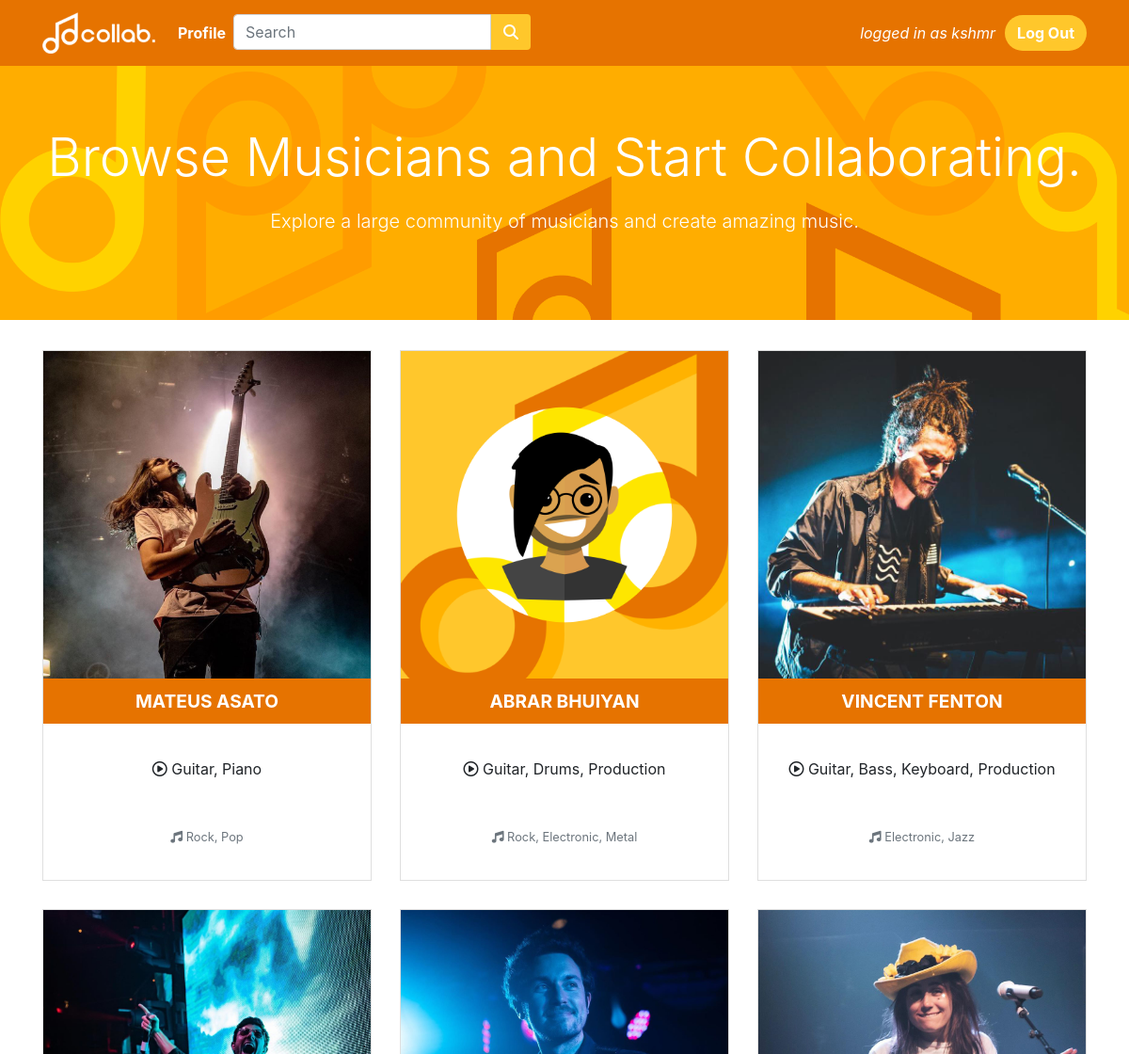
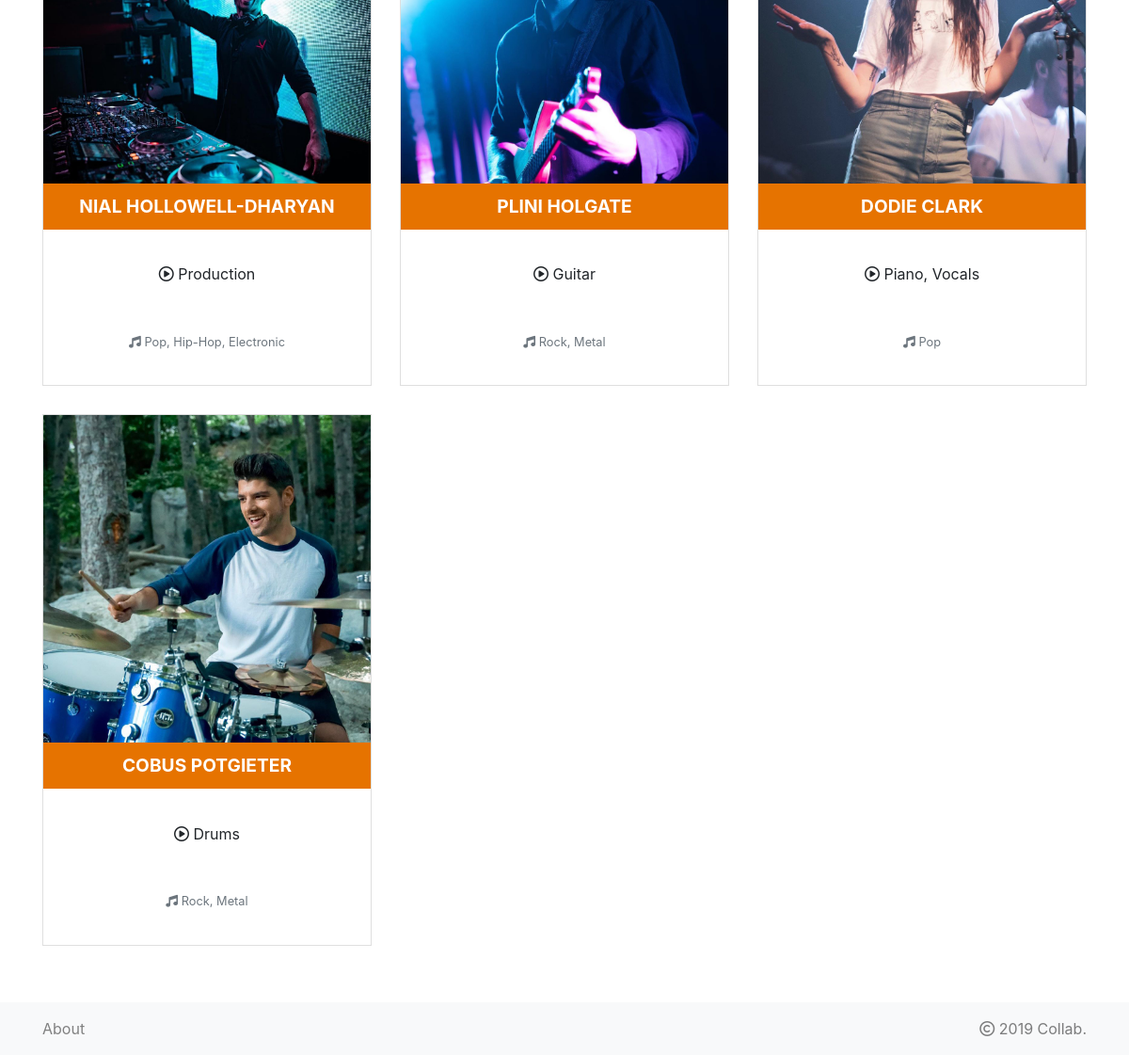
Screenshot of /home (signed in) with the database file from the repository (2 pictures, top to bottom).
### app.py (models this page shows, shortened)
class User(UserMixin, db.Model):
	id = db.Column(db.Integer, primary_key=True, autoincrement=True)
	username = db.Column(db.String, nullable=False)
	email = db.Column(db.String, nullable=False)
	password = db.Column(db.String, nullable=False)
	profile = db.relationship('Profile', backref='user', uselist=False)
	message = db.relationship('Message', backref='user')

class Profile(db.Model):
	id = db.Column(db.Integer, primary_key=True, autoincrement=True)
	first_name = db.Column(db.String, nullable=False)
	last_name = db.Column(db.String, nullable=False)
	dob = db.Column(db.String, nullable=False)
	picture = db.Column(db.String, nullable=False)
	instruments = db.Column(db.String, nullable=False)
	genre = db.Column(db.String, nullable=False)
	about = db.Column(db.String, nullable=False)
	user_id = db.Column(db.Integer, db.ForeignKey('user.id'))
	message = db.relationship('Message', backref='profile')

### app.py (the view)
@app.route('/home')
@login_required
def home():
	profiles = Profile.query.all()
	random.shuffle(profiles)
	return render_template('home.html', profiles=profiles)

### app.py (called while the page is built)
@login_manager.user_loader
def load_user(id):
    return User.query.get(int(id))

### templates/home.html (shortened to what this page needs)
{% include 'partials/header_login.html' %}
    <div class="jumbotron">
      <div class="container">
        <h1 class="display-4">Browse Musicians and Start Collaborating.</h1>
        <p class="lead">Explore a large community of musicians and create amazing music.</p>
      </div>
    </div>
    <div class="container main-browse">
      <div class="row" style="display: flex; flex-wrap: wrap;">
        {% for profile in profiles %}
        <div class="col-md-4 col-sm-6 text-center">
          <div class="card">
            <img src="{{ profile.picture }}" class="card-img-top" alt="...">
            <a href="/profile/{{ profile.id }}" class="cardButton">
                {{ profile.first_name }} {{ profile.last_name }}
            </a>
            <div class="card-body">
              <p class="card-text">
                <i class="far fa-play-circle"></i>
                {{ profile.instruments }}
              </p>
              <p class="card-text">
                <small class="text-muted">
                  <i class="fas fa-music"></i> {{ profile.genre }}
                </small>
              </p>
            </div>
          </div>
        </div>
        {% endfor %}
      </div>
    </div>
{% include 'partials/footer.html' %}

### templates/partials/header_login.html (shortened to what this page needs)
<!DOCTYPE html>
<html lang="en">
  <head>
    <link rel="stylesheet" href="https://stackpath.bootstrapcdn.com/bootstrap/4.1.3/css/bootstrap.min.css">
    <link rel="stylesheet" type="text/css" href="{{ url_for('static', filename='css/styles.css') }}">
  </head>
  <body>
    <nav class="navbar navbar-expand-md" id="mainNavbar">
      <div class="container">
        <a class="navbar-brand" href="{{ url_for('home') }}">
          <img src="{{ url_for('static', filename='images/navbar_logo.png') }}" alt="logo" id="#navBarLogo">
        </a>
        <div class="collapse navbar-collapse" id="navbarSupportedContent">
          <ul class="navbar-nav mr-auto">
            <li class="nav-item">
              <a class="nav-link" href="{{ url_for('profile', uid=current_user.profile.id) }}">Profile</a>
            </li>
            <li>
              <form class="form-inline" action="{{ url_for('results') }}" method="GET">
                <div class="form-group">
                  <div class="form-row">
                    <div class="col" id="searchBar">
                      <input type="seach" class="form-control" id="searchBox" placeholder="Search" name="q" required>
                    </div>
                    <div class="col" id="searchBarButton">
                      <button class="btn searchButton" type="submit"><i class="fas fa-search"></i></button>
                    </div>
                  </div>
              </form>
            </li>
          </ul>
          <span>
            logged in as {{ current_user.username }}
          </span>
          <a class="btn loginButton" href="{{ url_for('logout') }}" role="button">Log Out</a>
        </div>
      </div>
    </nav>

### static/css/styles.css (style rules this page uses)
#mainNavbar { background-color: #e67300; }
.navbar-brand img { max-width: 120px; }
.loginButton { background-color: #ffc72b; color: white; border-radius: 30px; font-weight: bold; }
body { background-color: white; }
html, body { max-width: 100%; overflow-x: hidden; }
.signUp h2, p { padding-top: 5%; text-align: center; padding-bottom: 5%; }
#mainNavbar ul a { color: white; font-weight: bold; }
#mainNavbar span { color: white; font-style: italic; margin-right: 10px; }
.main-browse { margin-bottom: 30px; }
.cardButton { font-size: 1.2rem; background-color: #e67300; padding-top: 10px; padding-bottom: 10px; color: white; text-transform: uppercase; font-weight: bold; transition: 0.2s; }
.card { margin-bottom: 30px; border-radius: 0px; }
.card img { border-radius: 0px; }
.jumbotron { text-align: center; background-image: url("../images/jumbotron.png");; background-repeat: no-repeat; background-size: cover; color: white; font-weight: bold; border-radius: 0px; }
.lead { padding-top: 10px; padding-bottom: 10px; }
.searchButton { background-color: #ffc72b; color: white; font-weight: bold; border-top-left-radius: 0; border-bottom-left-radius: 0; }
#searchBarButton { padding-left: 0; padding-right: 0; }
#searchBar { padding-right: 0; }
#searchBox { border-top-right-radius: 0; border-bottom-right-radius: 0; }

### rows the page displays
User: username "kshmr"
Profile: picture (picture), first_name "MATEUS", last_name "ASATO", instruments "Guitar, Piano", genre "Rock, Pop"
Profile: picture (picture), first_name "ABRAR", last_name "BHUIYAN", instruments "Guitar, Drums, Production", genre "Rock, Electronic, Metal"
Profile: picture (picture), first_name "VINCENT", last_name "FENTON", instruments "Guitar, Bass, Keyboard, Production", genre "Electronic, Jazz"
Profile: picture (picture), first_name "NIAL", last_name "HOLLOWELL-DHARYAN", instruments "Production", genre "Pop, Hip-Hop, Electronic"
Profile: picture (picture), first_name "PLINI", last_name "HOLGATE", instruments "Guitar", genre "Rock, Metal"
Profile: picture (picture), first_name "DODIE", last_name "CLARK", instruments "Piano, Vocals", genre "Pop"
Profile: picture (picture), first_name "COBUS", last_name "POTGIETER", instruments "Drums", genre "Rock, Metal"
